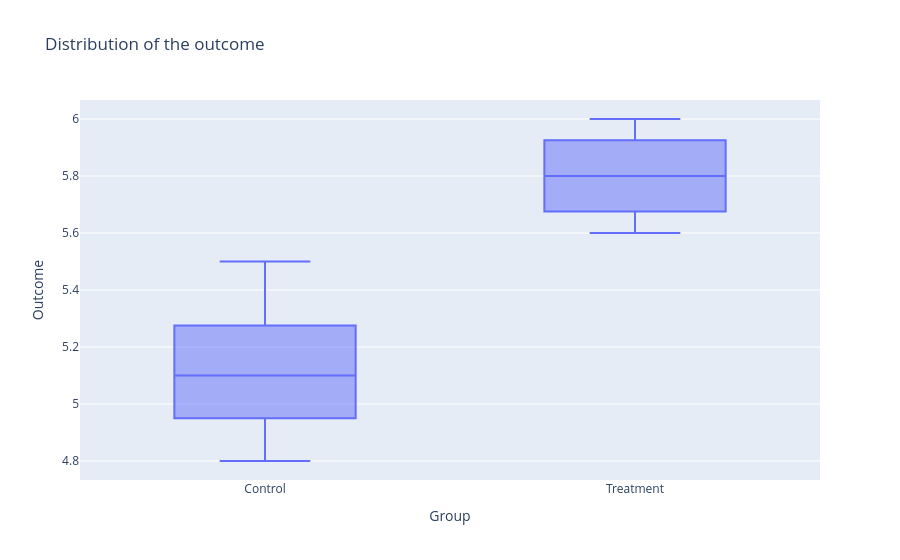

This figure's notebook cell:
### Code cell
fig = px.box(df_2 , x= 'Group', y = 'Outcome', title = 'Distribution of the outcome')
fig.show()

### Figure 1 — Plotly figure (JSON) as saved in the notebook; plotly's stock layout.template omitted (floating-point values rounded to 4 significant figures)
{"data": [{"alignmentgroup": "True", "hovertemplate": "Group=%{x}<br>Outcome=%{y}<extra></extra>", "legendgroup": "", "marker": {"color": "#636efa"}, "name": "", "notched": false, "offsetgroup": "", "orientation": "v", "showlegend": false, "type": "box", "x": ["Control", "Control", "Control", "Control", "Control", "Treatment", "Treatment", "Treatment", "Treatment", "Treatment"], "x0": " ", "xaxis": "x", "y": [5.1, 4.8, 5.5, 5, 5.2, 5.9, 5.6, 5.8, 6, 5.7], "y0": " ", "yaxis": "y"}], "layout": {"autosize": true, "boxmode": "group", "legend": {"tracegroupgap": 0}, "title": {"text": "Distribution of the outcome"}, "xaxis": {"anchor": "y", "autorange": true, "domain": [0, 1], "range": [-0.5, 1.5], "title": {"text": "Group"}, "type": "category"}, "yaxis": {"anchor": "x", "autorange": true, "domain": [0, 1], "range": [4.733, 6.067], "title": {"text": "Outcome"}, "type": "linear"}}}
